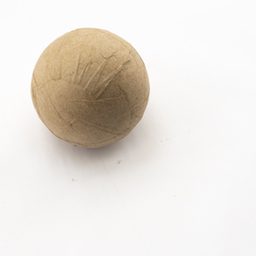
#> input picture data/easy/ball/ball_1.jpg, 256 x 256 px; its folder holds only this picture in this run
$ python test.py
#> lines starting #> are read from the running program, lines starting #| are printed output that depends on the picture; after the words box and inside, x2 and y2 are one past the last pixel; in counts of white or black regions, pixels touching at a corner belong together
### classify.py
## ---------------------------- ##
##
## sample_student.py
##
## Example student submission for programming challenge. A few things:
## 1. Before submitting, change the name of this file to your firstname_lastname.py.
## 2. Be sure not to change the name of the method below, classify.py
## 3. In this challenge, you are only permitted to import numpy and methods from
##    the util module in this repository. Note that if you make any changes to your local
##    util module, these won't be reflected in the util module that is imported by the
##    auto grading algorithm.
## 4. Anti-plagarism checks will be run on your submission
##
##
## ---------------------------- ##


import numpy as np
import math
#It's kk to import whatever you want from the local util module if you would like:
#from util.X import ...

def classify(im):
    '''
    Example submission for coding challenge.

    Args: im (nxmx3) unsigned 8-bit color image
    Returns: One of three strings: 'brick', 'ball', or 'cylinder'

    '''


    #Let's guess randomly! Maybe we'll get lucky.
    labels = ['brick', 'ball', 'cylinder']
    #random_integer = np.random.randint(low = 0, high = 3)
    random_integer = 0;

    #find grayscale image
    im_scaled = im/255
    gray_im = convert_to_grayscale(im_scaled)

    #blur the image
    blur_image = blur_the_image(gray_im)

    #edge detection
    #sobel kernels
    Kx = np.array([[1, 0, -1],
                   [2, 0, -2],
                   [1, 0, -1]])

    Ky = np.array([[1, 2, 1],
                   [0, 0, 0],
                   [-1, -2, -1]])
    Gx = filter_2d(blur_image, Kx)
    Gy = filter_2d(blur_image, Ky)
    G = np.sqrt(Gx**2 + Gy**2)
    thresholded_img = (G > 0.035)

    #find out x and y coordinates
    y_coords, x_coords = np.where(thresholded_img)
    y_coords_flipped = thresholded_img.shape[1] - y_coords

    #calculate distances between multiple points with respect to center

    try:
        x_min = np.min(x_coords)
        x_max = np.max(x_coords)
        y_min = np.min(y_coords_flipped)
        y_max = np.max(y_coords_flipped)
        dist_min_max = math.ceil((math.sqrt((x_max - x_min)**2 + (y_max - y_min)**2))/2)
        x1_index = np.min(np.where(x_coords == x_min));
        x1_y = y_coords_flipped[x1_index]
        x2_index = np.min(np.where(x_coords == x_max));
        x2_y = y_coords_flipped[x2_index]

        y1_index = np.min(np.where(y_coords_flipped == y_min));
        x_y1 = x_coords[y1_index]
        y2_index = np.min(np.where(y_coords_flipped == y_max));
        x_y2 = x_coords[y2_index]
        x_center = ((x_max - x_min)/2)+x_min
        y_center = ((y_max - y_min)/2)+y_min

        x_center_to_x_min = math.ceil(math.sqrt((x_min-x_center)**2 + (x1_y-y_center)**2))
        x_center_to_x_max = math.ceil(math.sqrt((x_max-x_center)**2 + (x2_y-y_center)**2))
        y_center_to_y_min = math.ceil(math.sqrt((x_y1-x_center)**2 + (y_min-y_center)**2))
        y_center_to_y_max = math.ceil(math.sqrt((x_y2-x_center)**2 + (y_max-y_center)**2))

        horizontal_dist = math.sqrt((x2_y-x1_y)**2 + (x_max-x_min)**2)
        vertical_dist = math.sqrt((y_max-y_min)**2 + (x_y2-x_y1)**2)

        x_coords_sorted = np.sort(x_coords);

        #first coordinate after x_min
        index_x1 = int(math.ceil((x_coords_sorted.shape[0])*1/8))
        x1_crd = x_coords_sorted[index_x1]
        index_x1_org = np.min(np.where(x_coords == x1_crd))
        y1_crd = y_coords_flipped[index_x1_org]
        index_x11_org = np.max(np.where(x_coords == x1_crd))
        y11_crd = y_coords_flipped[index_x11_org]

        #2nd coordinate after x_min
        index_x2 = int(math.ceil((x_coords_sorted.shape[0])*1/4))
        x2_crd = x_coords_sorted[index_x2]
        index_x2_org = np.min(np.where(x_coords == x2_crd))
        y2_crd = y_coords_flipped[index_x2_org]
        index_x21_org = np.max(np.where(x_coords == x2_crd))
        y21_crd = y_coords_flipped[index_x21_org]

        #3rd coordinate after x_min
        index_x3 = int(math.ceil((x_coords_sorted.shape[0])*3/8))
        x3_crd = x_coords_sorted[index_x3]
        index_x3_org = np.min(np.where(x_coords == x3_crd))
        y3_crd = y_coords_flipped[index_x3_org]
        index_x31_org = np.max(np.where(x_coords == x3_crd))
        y31_crd = y_coords_flipped[index_x31_org]

        #4th coordinate after x_min
        index_x4 = int(math.ceil((x_coords_sorted.shape[0])*1/2))
        x4_crd = x_coords_sorted[index_x4]
        index_x4_org = np.min(np.where(x_coords == x4_crd))
        y4_crd = y_coords_flipped[index_x4_org]
        index_x41_org = np.max(np.where(x_coords == x4_crd))
        y41_crd = y_coords_flipped[index_x41_org]

        #5th coordinate after x_min
        index_x5 = int(math.ceil((x_coords_sorted.shape[0])*5/8))
        x5_crd = x_coords_sorted[index_x5]
        index_x5_org = np.min(np.where(x_coords == x5_crd))
        y5_crd = y_coords_flipped[index_x5_org]
        index_x51_org = np.max(np.where(x_coords == x5_crd))
        y51_crd = y_coords_flipped[index_x51_org]

        #6th coordinate after x_min
        index_x6 = int(math.ceil((x_coords_sorted.shape[0])*3/4))
        x6_crd = x_coords_sorted[index_x6]
        index_x6_org = np.min(np.where(x_coords == x6_crd))
        y6_crd = y_coords_flipped[index_x6_org]
        index_x61_org = np.max(np.where(x_coords == x6_crd))
        y61_crd = y_coords_flipped[index_x61_org]

        x_center_to_x1_crd = math.ceil(math.sqrt((x1_crd-x_center)**2 + (y1_crd-y_center)**2))
        x_center_to_x11_crd = math.ceil(math.sqrt((x1_crd-x_center)**2 + (y11_crd-y_center)**2))
        x_center_to_x2_crd = math.ceil(math.sqrt((x2_crd-x_center)**2 + (y2_crd-y_center)**2))
        x_center_to_x21_crd = math.ceil(math.sqrt((x2_crd-x_center)**2 + (y21_crd-y_center)**2))
        x_center_to_x3_crd = math.ceil(math.sqrt((x3_crd-x_center)**2 + (y3_crd-y_center)**2))
        x_center_to_x31_crd = math.ceil(math.sqrt((x3_crd-x_center)**2 + (y31_crd-y_center)**2))
        x_center_to_x4_crd = math.ceil(math.sqrt((x4_crd-x_center)**2 + (y4_crd-y_center)**2))
        x_center_to_x41_crd = math.ceil(math.sqrt((x4_crd-x_center)**2 + (y41_crd-y_center)**2))
        x_center_to_x5_crd = math.ceil(math.sqrt((x5_crd-x_center)**2 + (y5_crd-y_center)**2))
        x_center_to_x51_crd = math.ceil(math.sqrt((x5_crd-x_center)**2 + (y51_crd-y_center)**2))
        x_center_to_x6_crd = math.ceil(math.sqrt((x6_crd-x_center)**2 + (y6_crd-y_center)**2))
        x_center_to_x61_crd = math.ceil(math.sqrt((x6_crd-x_center)**2 + (y61_crd-y_center)**2))

        check_arr = np.array([x_center_to_x_min, x_center_to_x_max, y_center_to_y_min, y_center_to_y_max,x_center_to_x1_crd,x_center_to_x11_crd,x_center_to_x2_crd,x_center_to_x21_crd,x_center_to_x3_crd,x_center_to_x31_crd,x_center_to_x4_crd,x_center_to_x41_crd,x_center_to_x5_crd,x_center_to_x51_crd,x_center_to_x6_crd,x_center_to_x61_crd])
        check_arr_avg = int(np.average(check_arr))
        check_arr_avg1 = check_arr_avg+5
        check_arr_avg2 = check_arr_avg-5

        compare_arr = np.logical_and(check_arr>=check_arr_avg2,check_arr<=check_arr_avg1)
        found_items = (compare_arr==1).sum()

        found_percent = (found_items/len(check_arr))*100
        check_arr_std = np.std(check_arr)

        if(check_arr_std>10 and (found_percent >= 0 or found_percent <= 40 )):
            random_integer = 0
        elif(check_arr_std>=1.5 and check_arr_std <= 4 and found_percent>=90):
            random_integer = 2
        else:
            random_integer = 1


    except:
        pass

    return labels[random_integer]

def convert_to_grayscale(im):
    '''
    Convert color image to grayscale.
    Args: im = (nxmx3) floating point color image scaled between 0 and 1
    Returns: (nxm) floating point grayscale image scaled between 0 and 1
    '''
    gray = np.mean(im, axis = 2)
    return gray

def blur_the_image(im):
    kernel = np.array([[0.111, 0.111, 0.111],
               [0.111, 0.111, 0.111],
               [0.111, 0.111, 0.111]])
    M = kernel.shape[0]
    N = kernel.shape[1]
    H = im.shape[0]
    W = im.shape[1]

    blur_image = np.zeros((H-M+1, W-N+1), dtype = 'float64')
    for i in range(blur_image.shape[0]):
        for j in range(blur_image.shape[1]):
            image_patch = im[i:i+M, j:j+N]
            blur_image[i, j] = (np.sum(np.multiply(image_patch, kernel)))/9

    return blur_image

#find edges of image - sobel operator
def filter_2d(im, kernel):
    '''
    Filter an image by taking the dot product of each
    image neighborhood with the kernel matrix.
    Args:
    im = (H x W) grayscale floating point image
    kernel = (M x N) matrix, smaller than im
    Returns:
    (H-M+1 x W-N+1) filtered image.
    '''
    M = kernel.shape[0]
    N = kernel.shape[1]
    H = im.shape[0]
    W = im.shape[1]

    filtered_image = np.zeros((H-M+1, W-N+1), dtype = 'float64')

    for i in range(filtered_image.shape[0]):
        for j in range(filtered_image.shape[1]):
            image_patch = im[i:i+M, j:j+N]
            filtered_image[i, j] = np.sum(np.multiply(image_patch, kernel))

    return filtered_image

### test.py
## ------------------------- ##
##
## evaluate.py
## Basic image processing utilties.
##
##
## ------------------------- ##

import numpy as np
import glob
from easydict import EasyDict
from matplotlib.pyplot import imread
import time

#Import student's method:
from classify import classify

program_start = time.time()

dataset_names = ['easy', 'medium_1', 'medium_2', 'hard']
weights = [0.5, 0.2, 0.2, 0.1]
classes = ['ball', 'brick', 'cylinder']
data_path = 'data' #Assuming data is one directory up.

dataset_weights = {}
for i in range(len(dataset_names)):
    dataset_weights[dataset_names[i]] = weights[i]

#Store data performance data in a nested easydict:
performance = EasyDict()
total_time = 0

#Iterate through images:
for dataset_name in dataset_names:
    performance[dataset_name] = EasyDict()
    performance[dataset_name]['overall'] = np.array([0, 0]) #overall Correct/incorrect

    for image_class in classes:
        performance[dataset_name][image_class] = np.array([0, 0])
        image_paths = glob.glob(data_path + '/'
                                + dataset_name + '/'
                                + image_class + '/*.jpg')

        for image_path in image_paths:
            im = imread(image_path)
#> im is the input picture: shape (256, 256, 3); mean R, G, B 231.7, 226.3, 219.5

            start_time = time.time()
            prediction = classify(im)
#> in convert_to_grayscale, `gray = np.mean(im, axis = 2)`:
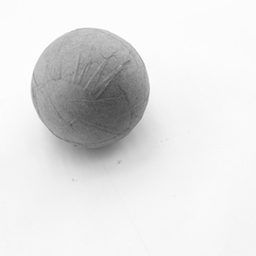
#> gray: shape (256, 256) float64; min 0.261, max 1, mean 0.886
#> after the loop in blur_the_image, `for i in range(blur_image.shape[0]):`:
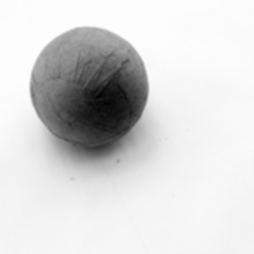
#> blur_image: shape (254, 254) float64; min 0.0316, max 0.11, mean 0.0981; drawn with min black and max white
#> after the loop in filter_2d, `for i in range(filtered_image.shape[0]):`:
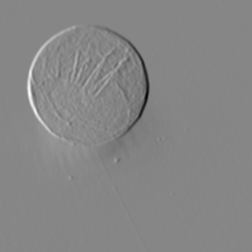
#> filtered_image: shape (252, 252) float64; min -0.117, max 0.105, mean 9.02e-06; drawn with min black and max white
#> after the loop in filter_2d (call 2), `for i in range(filtered_image.shape[0]):`:
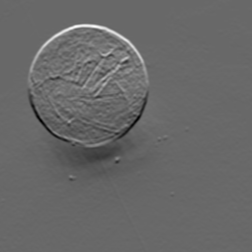
#> filtered_image: shape (252, 252) float64; min -0.0505, max 0.0722, mean 7.44e-05; drawn with min black and max white
#> in classify, `G = np.sqrt(Gx**2 + Gy**2)`:
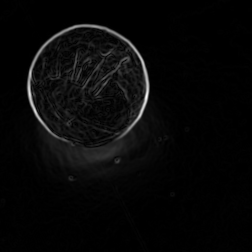
#> G: shape (252, 252) float64; min 0, max 0.118, mean 0.00379; drawn with min black and max white
#> in classify, `thresholded_img = (G > 0.035)`:
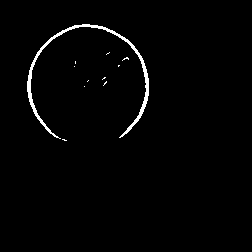
#> thresholded_img: shape (252, 252) bool; 1.6% white; 11 white regions (10 under 20 px), largest, box (x1, y1, x2, y2) and area: (27, 24, 149, 139) 960
#> in classify, `y_coords, x_coords = np.where(thresholded_img)`: y_coords = 1003 values from 24 to 140; x_coords = 1003 values, max 148 at index 541, min 27 at index 558, mean 89.28
#> in classify, `y_coords_flipped = thresholded_img.shape[1] - y_coords`: y_coords_flipped = 1003 values, max 228 at index 0, min 112 at index 1000, mean 177.4
#> in classify, `x_min = np.min(x_coords)`: x_min = 27
#> in classify, `x_max = np.max(x_coords)`: x_max = 148
#> in classify, `y_min = np.min(y_coords_flipped)`: y_min = 112
#> in classify, `y_max = np.max(y_coords_flipped)`: y_max = 228
#> in classify, `dist_min_max = math.ceil((math.sqrt((x_max - x_min)**2 + (y_max - y_mi..`: dist_min_max = 84
#> in classify, `x1_index = np.min(np.where(x_coords == x_min));`: x1_index = 558
#> in classify, `x1_y = y_coords_flipped[x1_index]`: x1_y = 171
#> in classify, `x2_index = np.min(np.where(x_coords == x_max));`: x2_index = 541
#> in classify, `x2_y = y_coords_flipped[x2_index]`: x2_y = 174
#> in classify, `y1_index = np.min(np.where(y_coords_flipped == y_min));`: y1_index = 1000
#> in classify, `x_y1 = x_coords[y1_index]`: x_y1 = 64
#> in classify, `y2_index = np.min(np.where(y_coords_flipped == y_max));`: y2_index = 0
#> in classify, `x_y2 = x_coords[y2_index]`: x_y2 = 82
#> in classify, `x_center = ((x_max - x_min)/2)+x_min`: x_center = 87.5
#> in classify, `y_center = ((y_max - y_min)/2)+y_min`: y_center = 170
#> in classify, `x_center_to_x_min = math.ceil(math.sqrt((x_min-x_center)**2 + (x1_y-y_..`: x_center_to_x_min = 61
#> in classify, `y_center_to_y_min = math.ceil(math.sqrt((x_y1-x_center)**2 + (y_min-y_..`: y_center_to_y_min = 63
#> in classify, `y_center_to_y_max = math.ceil(math.sqrt((x_y2-x_center)**2 + (y_max-y_..`: y_center_to_y_max = 59
#> in classify, `horizontal_dist = math.sqrt((x2_y-x1_y)**2 + (x_max-x_min)**2)`: horizontal_dist = 121
#> in classify, `vertical_dist = math.sqrt((y_max-y_min)**2 + (x_y2-x_y1)**2)`: vertical_dist = 117.4
#> in classify, `x_coords_sorted = np.sort(x_coords);`: x_coords_sorted = 1003 values from 27 to 148
#> in classify, `x1_crd = x_coords_sorted[index_x1]`: x1_crd = 31
#> in classify, `index_x1_org = np.min(np.where(x_coords == x1_crd))`: index_x1_org = 429
#> in classify, `y1_crd = y_coords_flipped[index_x1_org]`: y1_crd = 188
#> in classify, `index_x11_org = np.max(np.where(x_coords == x1_crd))`: index_x11_org = 757
#> in classify, `y11_crd = y_coords_flipped[index_x11_org]`: y11_crd = 146
#> in classify, `x2_crd = x_coords_sorted[index_x2]`: x2_crd = 40
#> in classify, `index_x2_org = np.min(np.where(x_coords == x2_crd))`: index_x2_org = 302
#> in classify, `y2_crd = y_coords_flipped[index_x2_org]`: y2_crd = 204
#> in classify, `index_x21_org = np.max(np.where(x_coords == x2_crd))`: index_x21_org = 879
#> in classify, `y21_crd = y_coords_flipped[index_x21_org]`: y21_crd = 130
#> in classify, `x3_crd = x_coords_sorted[index_x3]`: x3_crd = 58
#> in classify, `index_x3_org = np.min(np.where(x_coords == x3_crd))`: index_x3_org = 161
#> in classify, `y3_crd = y_coords_flipped[index_x3_org]`: y3_crd = 219
#> in classify, `index_x31_org = np.max(np.where(x_coords == x3_crd))`: index_x31_org = 992
#> in classify, `y31_crd = y_coords_flipped[index_x31_org]`: y31_crd = 115
#> in classify, `x4_crd = x_coords_sorted[index_x4]`: x4_crd = 94
#> in classify, `index_x4_org = np.min(np.where(x_coords == x4_crd))`: index_x4_org = 28
#> in classify, `y4_crd = y_coords_flipped[index_x4_org]`: y4_crd = 227
#> in classify, `index_x41_org = np.max(np.where(x_coords == x4_crd))`: index_x41_org = 76
#> in classify, `y41_crd = y_coords_flipped[index_x41_org]`: y41_crd = 225
#> in classify, `x5_crd = x_coords_sorted[index_x5]`: x5_crd = 124
#> in classify, `index_x5_org = np.min(np.where(x_coords == x5_crd))`: index_x5_org = 215
#> in classify, `index_x51_org = np.max(np.where(x_coords == x5_crd))`: index_x51_org = 976
#> in classify, `y51_crd = y_coords_flipped[index_x51_org]`: y51_crd = 118
#> in classify, `x6_crd = x_coords_sorted[index_x6]`: x6_crd = 137
#> in classify, `index_x6_org = np.min(np.where(x_coords == x6_crd))`: index_x6_org = 323
#> in classify, `y6_crd = y_coords_flipped[index_x6_org]`: y6_crd = 202
#> in classify, `index_x61_org = np.max(np.where(x_coords == x6_crd))`: index_x61_org = 878
#> in classify, `y61_crd = y_coords_flipped[index_x61_org]`: y61_crd = 131
#> in classify, `x_center_to_x1_crd = math.ceil(math.sqrt((x1_crd-x_center)**2 + (y1_cr..`: x_center_to_x1_crd = 60
#> in classify, `x_center_to_x11_crd = math.ceil(math.sqrt((x1_crd-x_center)**2 + (y11_..`: x_center_to_x11_crd = 62
#> in classify, `x_center_to_x2_crd = math.ceil(math.sqrt((x2_crd-x_center)**2 + (y2_cr..`: x_center_to_x2_crd = 59
#> in classify, `x_center_to_x21_crd = math.ceil(math.sqrt((x2_crd-x_center)**2 + (y21_..`: x_center_to_x21_crd = 63
#> in classify, `x_center_to_x3_crd = math.ceil(math.sqrt((x3_crd-x_center)**2 + (y3_cr..`: x_center_to_x3_crd = 58
#> in classify, `x_center_to_x31_crd = math.ceil(math.sqrt((x3_crd-x_center)**2 + (y31_..`: x_center_to_x31_crd = 63
#> in classify, `x_center_to_x4_crd = math.ceil(math.sqrt((x4_crd-x_center)**2 + (y4_cr..`: x_center_to_x4_crd = 58
#> in classify, `x_center_to_x41_crd = math.ceil(math.sqrt((x4_crd-x_center)**2 + (y41_..`: x_center_to_x41_crd = 56
#> in classify, `x_center_to_x5_crd = math.ceil(math.sqrt((x5_crd-x_center)**2 + (y5_cr..`: x_center_to_x5_crd = 58
#> in classify, `x_center_to_x51_crd = math.ceil(math.sqrt((x5_crd-x_center)**2 + (y51_..`: x_center_to_x51_crd = 64
#> in classify, `x_center_to_x6_crd = math.ceil(math.sqrt((x6_crd-x_center)**2 + (y6_cr..`: x_center_to_x6_crd = 59
#> in classify, `x_center_to_x61_crd = math.ceil(math.sqrt((x6_crd-x_center)**2 + (y61_..`: x_center_to_x61_crd = 64
#> in classify, `check_arr = np.array([x_center_to_x_min, x_center_to_x_max, y_center_t..`: check_arr = [61, 61, 63, 59, 60, 62, 59, 63, 58, 63, 58, 56, 58, 64, 59, 64]
#> in classify, `check_arr_avg = int(np.average(check_arr))`: check_arr_avg = 60
#> in classify, `check_arr_avg1 = check_arr_avg+5`: check_arr_avg1 = 65
#> in classify, `check_arr_avg2 = check_arr_avg-5`: check_arr_avg2 = 55
#> in classify, `compare_arr = np.logical_and(check_arr>=check_arr_avg2,check_arr<=chec..`: compare_arr = [True, True, True, True, True, True, True, True, True, True, True, True, True, True, True, True]
#> in classify, `found_items = (compare_arr==1).sum()`: found_items = 16
#> in classify, `found_percent = (found_items/len(check_arr))*100`: found_percent = 100
#> in classify, `check_arr_std = np.std(check_arr)`: check_arr_std = 2.4
#> prediction = 'cylinder'
            end_time = time.time()
            total_time += (end_time - start_time)

            if image_class == prediction:
                performance[dataset_name][image_class][0] += 1
            else:
                performance[dataset_name][image_class][1] += 1

        #Tally overall performance for class
        performance[dataset_name]['overall'] = performance[dataset_name]['overall'] \
                                               + performance[dataset_name][image_class]


#Print out errors:
print('Fraction of Correct Predictions: ')
overall_accuracy = 0
#> overall_accuracy = 0
for dataset_name in dataset_names:
    total_correct, total_incorrect = performance[dataset_name]['overall']
    total = total_correct + total_incorrect
    accuracy = np.round(float(total_correct)/total, 4)
    overall_accuracy += accuracy * dataset_weights[dataset_name]
    performance[dataset_name]['accuracy'] = accuracy
    print(dataset_name + ': ' + \
           '(' + str(total_correct) + '/' + str(total) + ' = ' + \
           str(accuracy) + ')')

    for image_class in classes:
        print('   ' + image_class + ': '
              + str(performance[dataset_name][image_class][0])
              + '/'
              + str(np.sum(performance[dataset_name][image_class])))

overall_accuracy = np.round(overall_accuracy, 2)
score = 0

if overall_accuracy >= 0.6:
   score = 10
elif overall_accuracy >= 0.55:
   score = 9
elif overall_accuracy >= 0.5:
   score = 8
elif overall_accuracy >= 0.45:
   score = 7
elif overall_accuracy >= 0.4:
   score = 6
elif overall_accuracy >= 0.35:
   score = 5
elif overall_accuracy >= 0:
   score = 4


print("\nOverall Accuracy = ", overall_accuracy)
print("Score = ", score)

program_end = time.time()
complete_time = program_end - program_start
total_time =  round(total_time, 5)
complete_time = round(complete_time, 5)

print("Classification time (seconds): = ", total_time)
print("Program completetion time (seconds): = ", complete_time)
